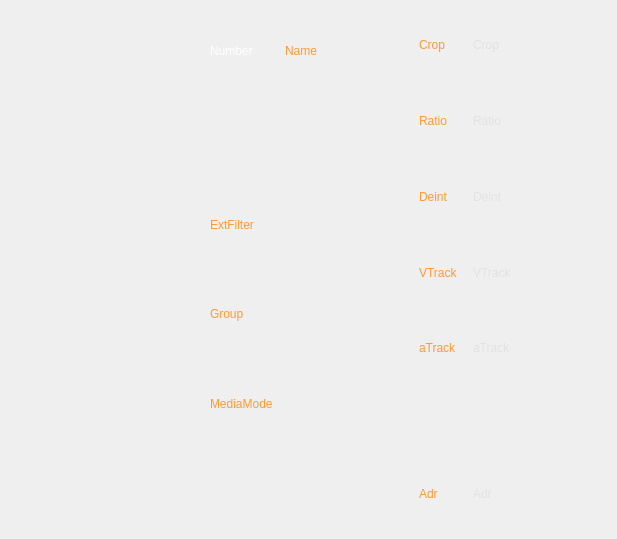
<?xml version="1.0" encoding="UTF-8"?>
<ui version="4.0">
 <class>m_Window</class>
 <widget class="QFrame" name="m_Window">
  <property name="geometry">
   <rect>
    <x>0</x>
    <y>0</y>
    <width>617</width>
    <height>539</height>
   </rect>
  </property>
  <property name="frameShape">
   <enum>QFrame::NoFrame</enum>
  </property>
  <property name="frameShadow">
   <enum>QFrame::Sunken</enum>
  </property>
  <layout class="QHBoxLayout" name="horizontalLayout_2" stretch="0,2,2">
   <property name="spacing">
    <number>10</number>
   </property>
   <property name="leftMargin">
    <number>10</number>
   </property>
   <property name="topMargin">
    <number>0</number>
   </property>
   <property name="rightMargin">
    <number>0</number>
   </property>
   <property name="bottomMargin">
    <number>0</number>
   </property>
   <item>
    <widget class="CSkinProgressWidget" name="m_CentralContainer2" native="true">
     <property name="sizePolicy">
      <sizepolicy hsizetype="Expanding" vsizetype="Expanding">
       <horstretch>0</horstretch>
       <verstretch>0</verstretch>
      </sizepolicy>
     </property>
     <property name="progress" stdset="0">
      <number>1</number>
     </property>
     <property name="borderInfo" stdset="0">
      <string notr="true">borderwidth=&quot;0&quot; roundcorner=&quot;0&quot; bordercolor=&quot;0xFFD0D0D0&quot; </string>
     </property>
     <layout class="QHBoxLayout" name="horizontalLayout">
      <property name="spacing">
       <number>0</number>
      </property>
      <property name="leftMargin">
       <number>0</number>
      </property>
      <property name="topMargin">
       <number>0</number>
      </property>
      <property name="rightMargin">
       <number>0</number>
      </property>
      <property name="bottomMargin">
       <number>0</number>
      </property>
      <item>
       <widget class="Playlist::View::CChannelSettingLogo" name="m_LogoImg" native="true">
        <property name="sizePolicy">
         <sizepolicy hsizetype="Fixed" vsizetype="Expanding">
          <horstretch>0</horstretch>
          <verstretch>0</verstretch>
         </sizepolicy>
        </property>
        <property name="minimumSize">
         <size>
          <width>150</width>
          <height>0</height>
         </size>
        </property>
        <property name="contextMenuPolicy">
         <enum>Qt::NoContextMenu</enum>
        </property>
       </widget>
      </item>
     </layout>
    </widget>
   </item>
   <item>
    <widget class="CSkinProgressWidget" name="m_CentralContainer" native="true">
     <property name="sizePolicy">
      <sizepolicy hsizetype="Minimum" vsizetype="Expanding">
       <horstretch>0</horstretch>
       <verstretch>0</verstretch>
      </sizepolicy>
     </property>
     <property name="progress" stdset="0">
      <number>1</number>
     </property>
     <property name="borderInfo" stdset="0">
      <string notr="true">borderwidth=&quot;2&quot; roundcorner=&quot;0&quot; bordercolor=&quot;0xFFD0D0D0&quot; </string>
     </property>
     <layout class="QGridLayout" name="gridLayout">
      <property name="leftMargin">
       <number>40</number>
      </property>
      <property name="rightMargin">
       <number>40</number>
      </property>
      <property name="horizontalSpacing">
       <number>10</number>
      </property>
      <item row="4" column="0" colspan="2">
       <widget class="CSkinOneLineText" name="m_MediaMode">
        <property name="sizePolicy">
         <sizepolicy hsizetype="Expanding" vsizetype="Expanding">
          <horstretch>0</horstretch>
          <verstretch>0</verstretch>
         </sizepolicy>
        </property>
        <property name="palette">
         <palette>
          <active>
           <colorrole role="WindowText">
            <brush brushstyle="SolidPattern">
             <color alpha="255">
              <red>255</red>
              <green>153</green>
              <blue>51</blue>
             </color>
            </brush>
           </colorrole>
          </active>
          <inactive>
           <colorrole role="WindowText">
            <brush brushstyle="SolidPattern">
             <color alpha="255">
              <red>255</red>
              <green>153</green>
              <blue>51</blue>
             </color>
            </brush>
           </colorrole>
          </inactive>
          <disabled>
           <colorrole role="WindowText">
            <brush brushstyle="SolidPattern">
             <color alpha="255">
              <red>120</red>
              <green>120</green>
              <blue>120</blue>
             </color>
            </brush>
           </colorrole>
          </disabled>
         </palette>
        </property>
        <property name="text">
         <string>MediaMode</string>
        </property>
        <property name="addheight" stdset="0">
         <number>1</number>
        </property>
        <property name="brightness" stdset="0">
         <number>-35</number>
        </property>
       </widget>
      </item>
      <item row="3" column="0" colspan="2">
       <widget class="CSkinOneLineText" name="m_Group">
        <property name="sizePolicy">
         <sizepolicy hsizetype="Expanding" vsizetype="Expanding">
          <horstretch>0</horstretch>
          <verstretch>0</verstretch>
         </sizepolicy>
        </property>
        <property name="palette">
         <palette>
          <active>
           <colorrole role="WindowText">
            <brush brushstyle="SolidPattern">
             <color alpha="255">
              <red>255</red>
              <green>153</green>
              <blue>51</blue>
             </color>
            </brush>
           </colorrole>
          </active>
          <inactive>
           <colorrole role="WindowText">
            <brush brushstyle="SolidPattern">
             <color alpha="255">
              <red>255</red>
              <green>153</green>
              <blue>51</blue>
             </color>
            </brush>
           </colorrole>
          </inactive>
          <disabled>
           <colorrole role="WindowText">
            <brush brushstyle="SolidPattern">
             <color alpha="255">
              <red>120</red>
              <green>120</green>
              <blue>120</blue>
             </color>
            </brush>
           </colorrole>
          </disabled>
         </palette>
        </property>
        <property name="text">
         <string>Group</string>
        </property>
        <property name="addheight" stdset="0">
         <number>2</number>
        </property>
        <property name="brightness" stdset="0">
         <number>-35</number>
        </property>
       </widget>
      </item>
      <item row="2" column="0" colspan="2">
       <widget class="CSkinOneLineText" name="m_ExtFilter">
        <property name="sizePolicy">
         <sizepolicy hsizetype="Expanding" vsizetype="Expanding">
          <horstretch>0</horstretch>
          <verstretch>0</verstretch>
         </sizepolicy>
        </property>
        <property name="palette">
         <palette>
          <active>
           <colorrole role="WindowText">
            <brush brushstyle="SolidPattern">
             <color alpha="255">
              <red>255</red>
              <green>153</green>
              <blue>51</blue>
             </color>
            </brush>
           </colorrole>
          </active>
          <inactive>
           <colorrole role="WindowText">
            <brush brushstyle="SolidPattern">
             <color alpha="255">
              <red>255</red>
              <green>153</green>
              <blue>51</blue>
             </color>
            </brush>
           </colorrole>
          </inactive>
          <disabled>
           <colorrole role="WindowText">
            <brush brushstyle="SolidPattern">
             <color alpha="255">
              <red>120</red>
              <green>120</green>
              <blue>120</blue>
             </color>
            </brush>
           </colorrole>
          </disabled>
         </palette>
        </property>
        <property name="text">
         <string>ExtFilter</string>
        </property>
        <property name="addheight" stdset="0">
         <number>3</number>
        </property>
        <property name="brightness" stdset="0">
         <number>-35</number>
        </property>
       </widget>
      </item>
      <item row="1" column="0">
       <spacer name="verticalSpacer">
        <property name="orientation">
         <enum>Qt::Vertical</enum>
        </property>
        <property name="sizeHint" stdset="0">
         <size>
          <width>20</width>
          <height>5</height>
         </size>
        </property>
       </spacer>
      </item>
      <item row="0" column="1">
       <widget class="CSkinOneLineText" name="m_Name">
        <property name="sizePolicy">
         <sizepolicy hsizetype="Expanding" vsizetype="Expanding">
          <horstretch>0</horstretch>
          <verstretch>0</verstretch>
         </sizepolicy>
        </property>
        <property name="palette">
         <palette>
          <active>
           <colorrole role="WindowText">
            <brush brushstyle="SolidPattern">
             <color alpha="255">
              <red>255</red>
              <green>153</green>
              <blue>51</blue>
             </color>
            </brush>
           </colorrole>
          </active>
          <inactive>
           <colorrole role="WindowText">
            <brush brushstyle="SolidPattern">
             <color alpha="255">
              <red>255</red>
              <green>153</green>
              <blue>51</blue>
             </color>
            </brush>
           </colorrole>
          </inactive>
          <disabled>
           <colorrole role="WindowText">
            <brush brushstyle="SolidPattern">
             <color alpha="255">
              <red>120</red>
              <green>120</green>
              <blue>120</blue>
             </color>
            </brush>
           </colorrole>
          </disabled>
         </palette>
        </property>
        <property name="text">
         <string>Name</string>
        </property>
        <property name="addheight" stdset="0">
         <number>12</number>
        </property>
        <property name="brightness" stdset="0">
         <number>10</number>
        </property>
        <property name="rowLimit" stdset="0">
         <number>3</number>
        </property>
       </widget>
      </item>
      <item row="0" column="0">
       <widget class="CSkinOneLineText" name="m_Number">
        <property name="sizePolicy">
         <sizepolicy hsizetype="Expanding" vsizetype="Expanding">
          <horstretch>0</horstretch>
          <verstretch>0</verstretch>
         </sizepolicy>
        </property>
        <property name="palette">
         <palette>
          <active>
           <colorrole role="WindowText">
            <brush brushstyle="SolidPattern">
             <color alpha="255">
              <red>255</red>
              <green>255</green>
              <blue>255</blue>
             </color>
            </brush>
           </colorrole>
          </active>
          <inactive>
           <colorrole role="WindowText">
            <brush brushstyle="SolidPattern">
             <color alpha="255">
              <red>255</red>
              <green>255</green>
              <blue>255</blue>
             </color>
            </brush>
           </colorrole>
          </inactive>
          <disabled>
           <colorrole role="WindowText">
            <brush brushstyle="SolidPattern">
             <color alpha="255">
              <red>120</red>
              <green>120</green>
              <blue>120</blue>
             </color>
            </brush>
           </colorrole>
          </disabled>
         </palette>
        </property>
        <property name="text">
         <string>Number</string>
        </property>
        <property name="addheight" stdset="0">
         <number>17</number>
        </property>
       </widget>
      </item>
      <item row="5" column="0">
       <spacer name="verticalSpacer_3">
        <property name="orientation">
         <enum>Qt::Vertical</enum>
        </property>
        <property name="sizeHint" stdset="0">
         <size>
          <width>20</width>
          <height>1</height>
         </size>
        </property>
       </spacer>
      </item>
     </layout>
    </widget>
   </item>
   <item>
    <widget class="CSkinProgressWidget" name="m_CentralContainer1" native="true">
     <property name="sizePolicy">
      <sizepolicy hsizetype="Expanding" vsizetype="Expanding">
       <horstretch>0</horstretch>
       <verstretch>0</verstretch>
      </sizepolicy>
     </property>
     <property name="progress" stdset="0">
      <number>1</number>
     </property>
     <property name="borderInfo" stdset="0">
      <string notr="true">borderwidth=&quot;2&quot; roundcorner=&quot;0&quot; bordercolor=&quot;0xFFD0D0D0&quot; </string>
     </property>
     <layout class="QGridLayout" name="gridLayout_2" columnstretch="0,100">
      <property name="leftMargin">
       <number>20</number>
      </property>
      <property name="topMargin">
       <number>10</number>
      </property>
      <property name="rightMargin">
       <number>20</number>
      </property>
      <property name="bottomMargin">
       <number>10</number>
      </property>
      <property name="horizontalSpacing">
       <number>15</number>
      </property>
      <item row="1" column="0">
       <widget class="CSkinOneLineText" name="m_RatioName">
        <property name="sizePolicy">
         <sizepolicy hsizetype="Expanding" vsizetype="Expanding">
          <horstretch>0</horstretch>
          <verstretch>0</verstretch>
         </sizepolicy>
        </property>
        <property name="palette">
         <palette>
          <active>
           <colorrole role="WindowText">
            <brush brushstyle="SolidPattern">
             <color alpha="255">
              <red>255</red>
              <green>153</green>
              <blue>51</blue>
             </color>
            </brush>
           </colorrole>
          </active>
          <inactive>
           <colorrole role="WindowText">
            <brush brushstyle="SolidPattern">
             <color alpha="255">
              <red>255</red>
              <green>153</green>
              <blue>51</blue>
             </color>
            </brush>
           </colorrole>
          </inactive>
          <disabled>
           <colorrole role="WindowText">
            <brush brushstyle="SolidPattern">
             <color alpha="255">
              <red>120</red>
              <green>120</green>
              <blue>120</blue>
             </color>
            </brush>
           </colorrole>
          </disabled>
         </palette>
        </property>
        <property name="text">
         <string>Ratio</string>
        </property>
        <property name="addheight" stdset="0">
         <number>0</number>
        </property>
       </widget>
      </item>
      <item row="0" column="1">
       <widget class="CSkinOneLineText" name="m_CropVal">
        <property name="sizePolicy">
         <sizepolicy hsizetype="Expanding" vsizetype="Expanding">
          <horstretch>0</horstretch>
          <verstretch>0</verstretch>
         </sizepolicy>
        </property>
        <property name="palette">
         <palette>
          <active>
           <colorrole role="WindowText">
            <brush brushstyle="SolidPattern">
             <color alpha="255">
              <red>226</red>
              <green>226</green>
              <blue>226</blue>
             </color>
            </brush>
           </colorrole>
          </active>
          <inactive>
           <colorrole role="WindowText">
            <brush brushstyle="SolidPattern">
             <color alpha="255">
              <red>226</red>
              <green>226</green>
              <blue>226</blue>
             </color>
            </brush>
           </colorrole>
          </inactive>
          <disabled>
           <colorrole role="WindowText">
            <brush brushstyle="SolidPattern">
             <color alpha="255">
              <red>120</red>
              <green>120</green>
              <blue>120</blue>
             </color>
            </brush>
           </colorrole>
          </disabled>
         </palette>
        </property>
        <property name="text">
         <string>Crop</string>
        </property>
        <property name="addheight" stdset="0">
         <number>1</number>
        </property>
       </widget>
      </item>
      <item row="0" column="0">
       <widget class="CSkinOneLineText" name="m_CropName">
        <property name="sizePolicy">
         <sizepolicy hsizetype="Expanding" vsizetype="Expanding">
          <horstretch>0</horstretch>
          <verstretch>0</verstretch>
         </sizepolicy>
        </property>
        <property name="palette">
         <palette>
          <active>
           <colorrole role="WindowText">
            <brush brushstyle="SolidPattern">
             <color alpha="255">
              <red>255</red>
              <green>153</green>
              <blue>51</blue>
             </color>
            </brush>
           </colorrole>
          </active>
          <inactive>
           <colorrole role="WindowText">
            <brush brushstyle="SolidPattern">
             <color alpha="255">
              <red>255</red>
              <green>153</green>
              <blue>51</blue>
             </color>
            </brush>
           </colorrole>
          </inactive>
          <disabled>
           <colorrole role="WindowText">
            <brush brushstyle="SolidPattern">
             <color alpha="255">
              <red>120</red>
              <green>120</green>
              <blue>120</blue>
             </color>
            </brush>
           </colorrole>
          </disabled>
         </palette>
        </property>
        <property name="text">
         <string>Crop</string>
        </property>
        <property name="addheight" stdset="0">
         <number>0</number>
        </property>
       </widget>
      </item>
      <item row="1" column="1">
       <widget class="CSkinOneLineText" name="m_RatioVal">
        <property name="sizePolicy">
         <sizepolicy hsizetype="Expanding" vsizetype="Expanding">
          <horstretch>0</horstretch>
          <verstretch>0</verstretch>
         </sizepolicy>
        </property>
        <property name="palette">
         <palette>
          <active>
           <colorrole role="WindowText">
            <brush brushstyle="SolidPattern">
             <color alpha="255">
              <red>226</red>
              <green>226</green>
              <blue>226</blue>
             </color>
            </brush>
           </colorrole>
          </active>
          <inactive>
           <colorrole role="WindowText">
            <brush brushstyle="SolidPattern">
             <color alpha="255">
              <red>226</red>
              <green>226</green>
              <blue>226</blue>
             </color>
            </brush>
           </colorrole>
          </inactive>
          <disabled>
           <colorrole role="WindowText">
            <brush brushstyle="SolidPattern">
             <color alpha="255">
              <red>120</red>
              <green>120</green>
              <blue>120</blue>
             </color>
            </brush>
           </colorrole>
          </disabled>
         </palette>
        </property>
        <property name="text">
         <string>Ratio</string>
        </property>
        <property name="addheight" stdset="0">
         <number>1</number>
        </property>
       </widget>
      </item>
      <item row="2" column="0">
       <widget class="CSkinOneLineText" name="m_DeintName">
        <property name="sizePolicy">
         <sizepolicy hsizetype="Expanding" vsizetype="Expanding">
          <horstretch>0</horstretch>
          <verstretch>0</verstretch>
         </sizepolicy>
        </property>
        <property name="palette">
         <palette>
          <active>
           <colorrole role="WindowText">
            <brush brushstyle="SolidPattern">
             <color alpha="255">
              <red>255</red>
              <green>153</green>
              <blue>51</blue>
             </color>
            </brush>
           </colorrole>
          </active>
          <inactive>
           <colorrole role="WindowText">
            <brush brushstyle="SolidPattern">
             <color alpha="255">
              <red>255</red>
              <green>153</green>
              <blue>51</blue>
             </color>
            </brush>
           </colorrole>
          </inactive>
          <disabled>
           <colorrole role="WindowText">
            <brush brushstyle="SolidPattern">
             <color alpha="255">
              <red>120</red>
              <green>120</green>
              <blue>120</blue>
             </color>
            </brush>
           </colorrole>
          </disabled>
         </palette>
        </property>
        <property name="text">
         <string>Deint</string>
        </property>
        <property name="addheight" stdset="0">
         <number>0</number>
        </property>
       </widget>
      </item>
      <item row="2" column="1">
       <widget class="CSkinOneLineText" name="m_DeintVal">
        <property name="sizePolicy">
         <sizepolicy hsizetype="Expanding" vsizetype="Expanding">
          <horstretch>0</horstretch>
          <verstretch>0</verstretch>
         </sizepolicy>
        </property>
        <property name="palette">
         <palette>
          <active>
           <colorrole role="WindowText">
            <brush brushstyle="SolidPattern">
             <color alpha="255">
              <red>226</red>
              <green>226</green>
              <blue>226</blue>
             </color>
            </brush>
           </colorrole>
          </active>
          <inactive>
           <colorrole role="WindowText">
            <brush brushstyle="SolidPattern">
             <color alpha="255">
              <red>226</red>
              <green>226</green>
              <blue>226</blue>
             </color>
            </brush>
           </colorrole>
          </inactive>
          <disabled>
           <colorrole role="WindowText">
            <brush brushstyle="SolidPattern">
             <color alpha="255">
              <red>120</red>
              <green>120</green>
              <blue>120</blue>
             </color>
            </brush>
           </colorrole>
          </disabled>
         </palette>
        </property>
        <property name="text">
         <string>Deint</string>
        </property>
        <property name="addheight" stdset="0">
         <number>1</number>
        </property>
       </widget>
      </item>
      <item row="3" column="0">
       <widget class="CSkinOneLineText" name="m_VTrackName">
        <property name="sizePolicy">
         <sizepolicy hsizetype="Expanding" vsizetype="Expanding">
          <horstretch>0</horstretch>
          <verstretch>0</verstretch>
         </sizepolicy>
        </property>
        <property name="palette">
         <palette>
          <active>
           <colorrole role="WindowText">
            <brush brushstyle="SolidPattern">
             <color alpha="255">
              <red>255</red>
              <green>153</green>
              <blue>51</blue>
             </color>
            </brush>
           </colorrole>
          </active>
          <inactive>
           <colorrole role="WindowText">
            <brush brushstyle="SolidPattern">
             <color alpha="255">
              <red>255</red>
              <green>153</green>
              <blue>51</blue>
             </color>
            </brush>
           </colorrole>
          </inactive>
          <disabled>
           <colorrole role="WindowText">
            <brush brushstyle="SolidPattern">
             <color alpha="255">
              <red>120</red>
              <green>120</green>
              <blue>120</blue>
             </color>
            </brush>
           </colorrole>
          </disabled>
         </palette>
        </property>
        <property name="text">
         <string>VTrack</string>
        </property>
        <property name="addheight" stdset="0">
         <number>0</number>
        </property>
       </widget>
      </item>
      <item row="3" column="1">
       <widget class="CSkinOneLineText" name="m_VTrackVal">
        <property name="sizePolicy">
         <sizepolicy hsizetype="Expanding" vsizetype="Expanding">
          <horstretch>0</horstretch>
          <verstretch>0</verstretch>
         </sizepolicy>
        </property>
        <property name="palette">
         <palette>
          <active>
           <colorrole role="WindowText">
            <brush brushstyle="SolidPattern">
             <color alpha="255">
              <red>226</red>
              <green>226</green>
              <blue>226</blue>
             </color>
            </brush>
           </colorrole>
          </active>
          <inactive>
           <colorrole role="WindowText">
            <brush brushstyle="SolidPattern">
             <color alpha="255">
              <red>226</red>
              <green>226</green>
              <blue>226</blue>
             </color>
            </brush>
           </colorrole>
          </inactive>
          <disabled>
           <colorrole role="WindowText">
            <brush brushstyle="SolidPattern">
             <color alpha="255">
              <red>120</red>
              <green>120</green>
              <blue>120</blue>
             </color>
            </brush>
           </colorrole>
          </disabled>
         </palette>
        </property>
        <property name="text">
         <string>VTrack</string>
        </property>
        <property name="addheight" stdset="0">
         <number>1</number>
        </property>
       </widget>
      </item>
      <item row="4" column="0">
       <widget class="CSkinOneLineText" name="m_ATrackName">
        <property name="sizePolicy">
         <sizepolicy hsizetype="Expanding" vsizetype="Expanding">
          <horstretch>0</horstretch>
          <verstretch>0</verstretch>
         </sizepolicy>
        </property>
        <property name="palette">
         <palette>
          <active>
           <colorrole role="WindowText">
            <brush brushstyle="SolidPattern">
             <color alpha="255">
              <red>255</red>
              <green>153</green>
              <blue>51</blue>
             </color>
            </brush>
           </colorrole>
          </active>
          <inactive>
           <colorrole role="WindowText">
            <brush brushstyle="SolidPattern">
             <color alpha="255">
              <red>255</red>
              <green>153</green>
              <blue>51</blue>
             </color>
            </brush>
           </colorrole>
          </inactive>
          <disabled>
           <colorrole role="WindowText">
            <brush brushstyle="SolidPattern">
             <color alpha="255">
              <red>120</red>
              <green>120</green>
              <blue>120</blue>
             </color>
            </brush>
           </colorrole>
          </disabled>
         </palette>
        </property>
        <property name="text">
         <string>aTrack</string>
        </property>
        <property name="addheight" stdset="0">
         <number>0</number>
        </property>
       </widget>
      </item>
      <item row="4" column="1">
       <widget class="CSkinOneLineText" name="m_ATrackVal">
        <property name="sizePolicy">
         <sizepolicy hsizetype="Expanding" vsizetype="Expanding">
          <horstretch>0</horstretch>
          <verstretch>0</verstretch>
         </sizepolicy>
        </property>
        <property name="palette">
         <palette>
          <active>
           <colorrole role="WindowText">
            <brush brushstyle="SolidPattern">
             <color alpha="255">
              <red>226</red>
              <green>226</green>
              <blue>226</blue>
             </color>
            </brush>
           </colorrole>
          </active>
          <inactive>
           <colorrole role="WindowText">
            <brush brushstyle="SolidPattern">
             <color alpha="255">
              <red>226</red>
              <green>226</green>
              <blue>226</blue>
             </color>
            </brush>
           </colorrole>
          </inactive>
          <disabled>
           <colorrole role="WindowText">
            <brush brushstyle="SolidPattern">
             <color alpha="255">
              <red>120</red>
              <green>120</green>
              <blue>120</blue>
             </color>
            </brush>
           </colorrole>
          </disabled>
         </palette>
        </property>
        <property name="text">
         <string>aTrack</string>
        </property>
        <property name="addheight" stdset="0">
         <number>0</number>
        </property>
       </widget>
      </item>
      <item row="6" column="0">
       <widget class="CSkinOneLineText" name="m_AddressName">
        <property name="sizePolicy">
         <sizepolicy hsizetype="Expanding" vsizetype="Expanding">
          <horstretch>0</horstretch>
          <verstretch>0</verstretch>
         </sizepolicy>
        </property>
        <property name="palette">
         <palette>
          <active>
           <colorrole role="WindowText">
            <brush brushstyle="SolidPattern">
             <color alpha="255">
              <red>255</red>
              <green>153</green>
              <blue>51</blue>
             </color>
            </brush>
           </colorrole>
          </active>
          <inactive>
           <colorrole role="WindowText">
            <brush brushstyle="SolidPattern">
             <color alpha="255">
              <red>255</red>
              <green>153</green>
              <blue>51</blue>
             </color>
            </brush>
           </colorrole>
          </inactive>
          <disabled>
           <colorrole role="WindowText">
            <brush brushstyle="SolidPattern">
             <color alpha="255">
              <red>120</red>
              <green>120</green>
              <blue>120</blue>
             </color>
            </brush>
           </colorrole>
          </disabled>
         </palette>
        </property>
        <property name="text">
         <string>Adr</string>
        </property>
        <property name="addheight" stdset="0">
         <number>2</number>
        </property>
        <property name="brightness" stdset="0">
         <number>5</number>
        </property>
        <property name="rowLimit" stdset="0">
         <number>0</number>
        </property>
       </widget>
      </item>
      <item row="6" column="1">
       <widget class="CSkinOneLineText" name="m_AddressVal">
        <property name="sizePolicy">
         <sizepolicy hsizetype="Expanding" vsizetype="Expanding">
          <horstretch>0</horstretch>
          <verstretch>0</verstretch>
         </sizepolicy>
        </property>
        <property name="palette">
         <palette>
          <active>
           <colorrole role="WindowText">
            <brush brushstyle="SolidPattern">
             <color alpha="255">
              <red>226</red>
              <green>226</green>
              <blue>226</blue>
             </color>
            </brush>
           </colorrole>
          </active>
          <inactive>
           <colorrole role="WindowText">
            <brush brushstyle="SolidPattern">
             <color alpha="255">
              <red>226</red>
              <green>226</green>
              <blue>226</blue>
             </color>
            </brush>
           </colorrole>
          </inactive>
          <disabled>
           <colorrole role="WindowText">
            <brush brushstyle="SolidPattern">
             <color alpha="255">
              <red>120</red>
              <green>120</green>
              <blue>120</blue>
             </color>
            </brush>
           </colorrole>
          </disabled>
         </palette>
        </property>
        <property name="text">
         <string>Adr</string>
        </property>
        <property name="addheight" stdset="0">
         <number>2</number>
        </property>
        <property name="brightness" stdset="0">
         <number>5</number>
        </property>
        <property name="rowLimit" stdset="0">
         <number>2</number>
        </property>
       </widget>
      </item>
      <item row="5" column="0">
       <spacer name="verticalSpacer_2">
        <property name="orientation">
         <enum>Qt::Vertical</enum>
        </property>
        <property name="sizeHint" stdset="0">
         <size>
          <width>20</width>
          <height>10</height>
         </size>
        </property>
       </spacer>
      </item>
     </layout>
    </widget>
   </item>
  </layout>
 </widget>
 <customwidgets>
  <customwidget>
   <class>CSkinOneLineText</class>
   <extends>QLabel</extends>
   <header>skinonelinetext.h</header>
  </customwidget>
  <customwidget>
   <class>CSkinProgressWidget</class>
   <extends>QWidget</extends>
   <header>skinprogresswidget.h</header>
   <container>1</container>
  </customwidget>
  <customwidget>
   <class>Playlist::View::CChannelSettingLogo</class>
   <extends>QWidget</extends>
   <header>channelsettinglogo.h</header>
  </customwidget>
 </customwidgets>
 <resources/>
 <connections/>
</ui>
